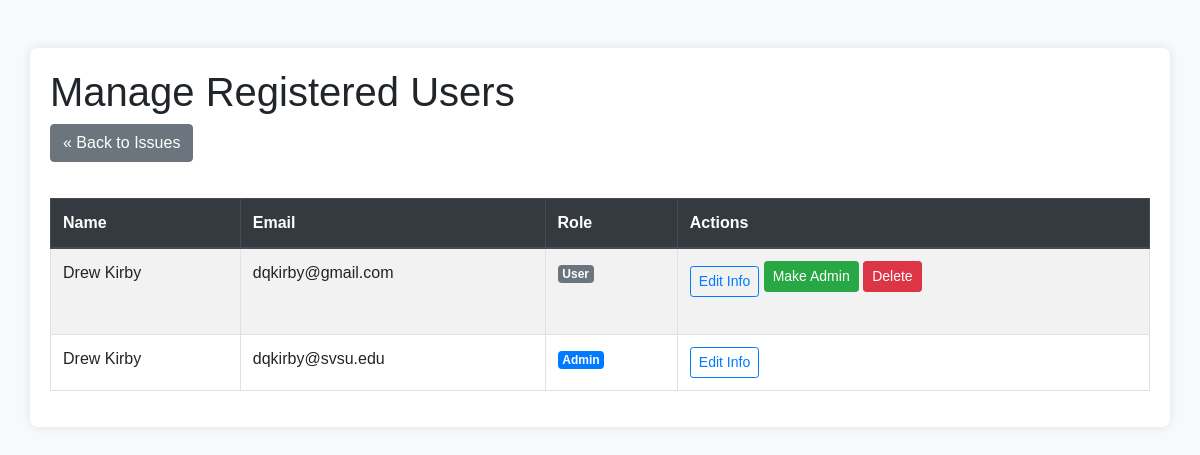
The app's page /personlist.php (signed in) with its own data.
### tables this page shows
CREATE TABLE `users` (
  `id` int(11) NOT NULL AUTO_INCREMENT,
  `email` varchar(255) NOT NULL,
  `password` varchar(255) DEFAULT NULL,
  `role` enum('admin','user') NOT NULL DEFAULT 'user',
  `created_at` timestamp NOT NULL DEFAULT current_timestamp(),
  `first_name` varchar(255) NOT NULL,
  `last_name` varchar(255) NOT NULL,
  PRIMARY KEY (`id`),
  UNIQUE KEY `email` (`email`)
);

### personlist.php (the view, shortened to what this page needs)
<?php
require 'database/database.php';
try {
    $stmt = $pdo->query('SELECT id, first_name, last_name, email, role FROM users ORDER BY last_name, first_name');
    $users = $stmt->fetchAll(PDO::FETCH_ASSOC);
} catch (PDOException $e) {
     error_log("Error fetching user list: " . $e->getMessage());
     $users = [];
     $fetchError = "Could not retrieve user list.";
}
?>
<!DOCTYPE html>
<html lang="en">
<head>
    <link rel="stylesheet" href="https://maxcdn.bootstrapcdn.com/bootstrap/4.5.2/css/bootstrap.min.css">
    <link rel="stylesheet" href="styles.css">
</head>
<body>
<div class="container mt-5">
    <h1>Manage Registered Users</h1>
    <a href="index.php" class="btn btn-secondary mb-3">« Back to Issues</a>
    <table class="table table-bordered table-striped">
        <thead class="thead-dark">
            <tr>
                <th>Name</th>
                <th>Email</th>
                <th>Role</th>
                <th>Actions</th>
            </tr>
        </thead>
        <tbody>
            <?php foreach ($users as $user): ?>
                <tr>
                    <td><?php echo htmlspecialchars($user['first_name'] . ' ' . $user['last_name']); ?></td>
                    <td><?php echo htmlspecialchars($user['email']); ?></td>
                    <td>
                        <?php if ($user['role'] === 'admin'): ?>
                           <span class="badge badge-primary">Admin</span>
                        <?php else: ?>
                           <span class="badge badge-secondary">User</span>
                        <?php endif; ?>
                    </td>
                    <td>
                        <a href="edit_user.php?id=<?php echo $user['id']; ?>" class="btn btn-sm btn-outline-primary">Edit Info</a>
                        <?php if ($user['role'] === 'user'): ?>
                            <form action="personlist.php" method="POST" style="display:inline-block;" onsubmit="return confirm('Grant admin privileges to this user?');">
                                <button type="submit" name="grant_admin" class="btn btn-sm btn-success">Make Admin</button>
                            </form>
                        <?php endif; ?>
                        <?php if ($user['id'] != $_SESSION['user_id']): ?>
                            <form action="personlist.php" method="POST" style="display:inline-block;" onsubmit="return confirm('Are you sure you want to delete this user? This cannot be undone.');">
                                <button type="submit" name="deleteUser" class="btn btn-sm btn-danger">Delete</button>
                            </form>
                        <?php endif; ?>
                    </td>
                </tr>
            <?php endforeach; ?>
        </tbody>
    </table>
</div>
</body>
</html>

### styles.css (style rules this page uses)
body { font-family: Arial, sans-serif; background-color: #f8f9fa; margin: 0; padding: 0; }
.container { margin-top: 30px; padding: 20px; background-color: white; border-radius: 8px; box-shadow: 0 0 10px rgba(0, 0, 0, 0.1); }
form { margin-bottom: 20px; }
input, textarea, select, button { margin-bottom: 10px; }
table { width: 100%; margin-top: 20px; }
th { background-color: #343a40; color: white; }
td, th { padding: 10px; text-align: left; }
.btn-danger { background-color: #dc3545; border-color: #dc3545; }

### records on screen
users: first_name+last_name "Drew Kirby", email "dqkirby@gmail.com", role "User"
users: first_name+last_name "Drew Kirby", email "dqkirby@svsu.edu", role "Admin"
